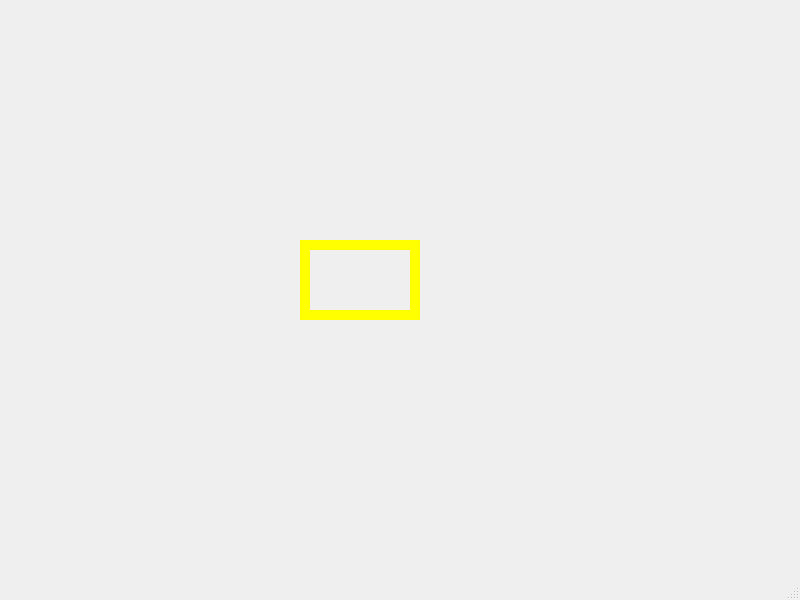
<?xml version="1.0" encoding="UTF-8"?>
<ui version="4.0">
 <class>MainWindow</class>
 <widget class="QMainWindow" name="MainWindow">
  <property name="geometry">
   <rect>
    <x>0</x>
    <y>0</y>
    <width>800</width>
    <height>600</height>
   </rect>
  </property>
  <property name="windowTitle">
   <string>MainWindow</string>
  </property>
  <widget class="QWidget" name="centralwidget">
   <widget class="QFrame" name="frame">
    <property name="geometry">
     <rect>
      <x>300</x>
      <y>240</y>
      <width>120</width>
      <height>80</height>
     </rect>
    </property>
    <property name="styleSheet">
     <string notr="true">QFrame { border: 10px solid #ffff00; border-radius: 10px；}</string>
    </property>
    <property name="frameShape">
     <enum>QFrame::Shape::StyledPanel</enum>
    </property>
    <property name="frameShadow">
     <enum>QFrame::Shadow::Raised</enum>
    </property>
   </widget>
  </widget>
  <widget class="QMenuBar" name="menubar">
   <property name="geometry">
    <rect>
     <x>0</x>
     <y>0</y>
     <width>800</width>
     <height>18</height>
    </rect>
   </property>
  </widget>
  <widget class="QStatusBar" name="statusbar"/>
 </widget>
 <resources/>
 <connections/>
</ui>
